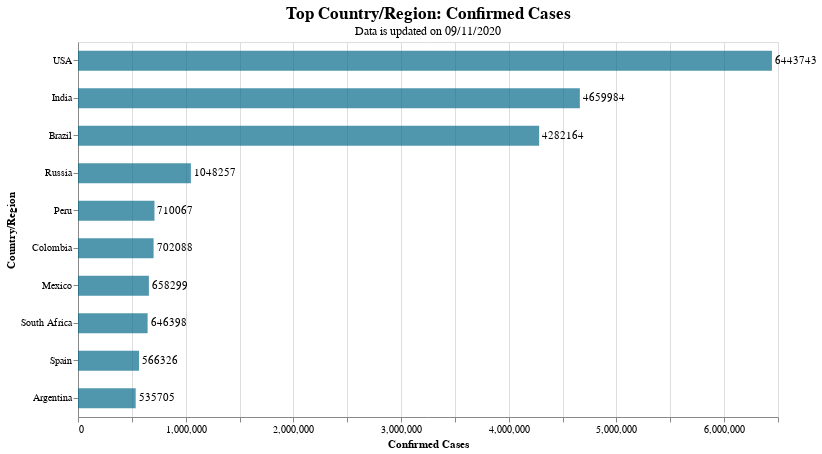

Notebook code cell kept with this figure:
### Markdown cell above
**3. Top 10 Country COVID-19 Chart**

### Code cell
# Prep data for the graph: Extracting top 10 countries
top10_country = country_df.sort_values(['Confirmed Cases'], ascending=False).head(10)

# Using Altair (alt) for this single value graph
# Parameter list
bar_color = '#076C8C' # HTML color coding
sort_value='Confirmed Cases'
y_axis = 'Country/Region' # Province/State
top_num=10
threshold = 1000

# Create the bar chart
chart = alt.Chart(top10_country)\
            .mark_bar(color=bar_color,     
                     size=20,               
                     opacity=0.7)\
            .encode(
            x= alt.X('{}:Q'.format(sort_value), title = 'Confirmed Cases'),
            y= alt.Y('{}:O'.format(y_axis), title='Country/Region', sort='-x'))\
            .properties(
            title = {
            "text":['Top {}: {}'.format(y_axis,sort_value)],
            "subtitle":['Data is updated on {}'.format(final_date)],
            "fontSize": 17,
            "fontWeight":'bold',
            "font":'Courier New'
            })

# Add labels to the chart
text = chart.mark_text(align = 'left', baseline='middle', dx=3)\
           .encode(text = sort_value)

# Show the chart + label
(chart+text).properties(height=375, width=700)

### Figure 1 — Vega-Lite specification as saved in the notebook (floating-point values rounded to 4 significant figures)
{"config": {"view": {"continuousWidth": 400, "continuousHeight": 300}}, "layer": [{"mark": {"type": "bar", "color": "#076C8C", "opacity": 0.7, "size": 20}, "encoding": {"x": {"type": "quantitative", "field": "Confirmed Cases", "title": "Confirmed Cases"}, "y": {"type": "ordinal", "field": "Country/Region", "sort": "-x", "title": "Country/Region"}}, "title": {"text": ["Top Country/Region: Confirmed Cases"], "subtitle": ["Data is updated on 09/11/2020"], "fontSize": 17, "fontWeight": "bold", "font": "Courier New"}}, {"mark": {"type": "text", "align": "left", "baseline": "middle", "dx": 3}, "encoding": {"text": {"type": "quantitative", "field": "Confirmed Cases"}, "x": {"type": "quantitative", "field": "Confirmed Cases", "title": "Confirmed Cases"}, "y": {"type": "ordinal", "field": "Country/Region", "sort": "-x", "title": "Country/Region"}}, "title": {"text": ["Top Country/Region: Confirmed Cases"], "subtitle": ["Data is updated on 09/11/2020"], "fontSize": 17, "fontWeight": "bold", "font": "Courier New"}}], "data": {"name": "data-c5598c8a4e98aedd8bea27e0029d8674"}, "height": 375, "width": 700, "$schema": "https://vega.github.io/schema/vega-lite/v4.8.1.json", "datasets": {"data-c5598c8a4e98aedd8bea27e0029d8674": [{"Country/Region": "USA", "Confirmed Cases": 6443743, "Deaths": 192979}, {"Country/Region": "India", "Confirmed Cases": 4659984, "Deaths": 77472}, {"Country/Region": "Brazil", "Confirmed Cases": 4282164, "Deaths": 130396}, {"Country/Region": "Russia", "Confirmed Cases": 1048257, "Deaths": 18309}, {"Country/Region": "Peru", "Confirmed Cases": 710067, "Deaths": 30344}, {"Country/Region": "Colombia", "Confirmed Cases": 702088, "Deaths": 22518}, {"Country/Region": "Mexico", "Confirmed Cases": 658299, "Deaths": 70183}, {"Country/Region": "South Africa", "Confirmed Cases": 646398, "Deaths": 15378}, {"Country/Region": "Spain", "Confirmed Cases": 566326, "Deaths": 29747}, {"Country/Region": "Argentina", "Confirmed Cases": 535705, "Deaths": 11148}]}}
